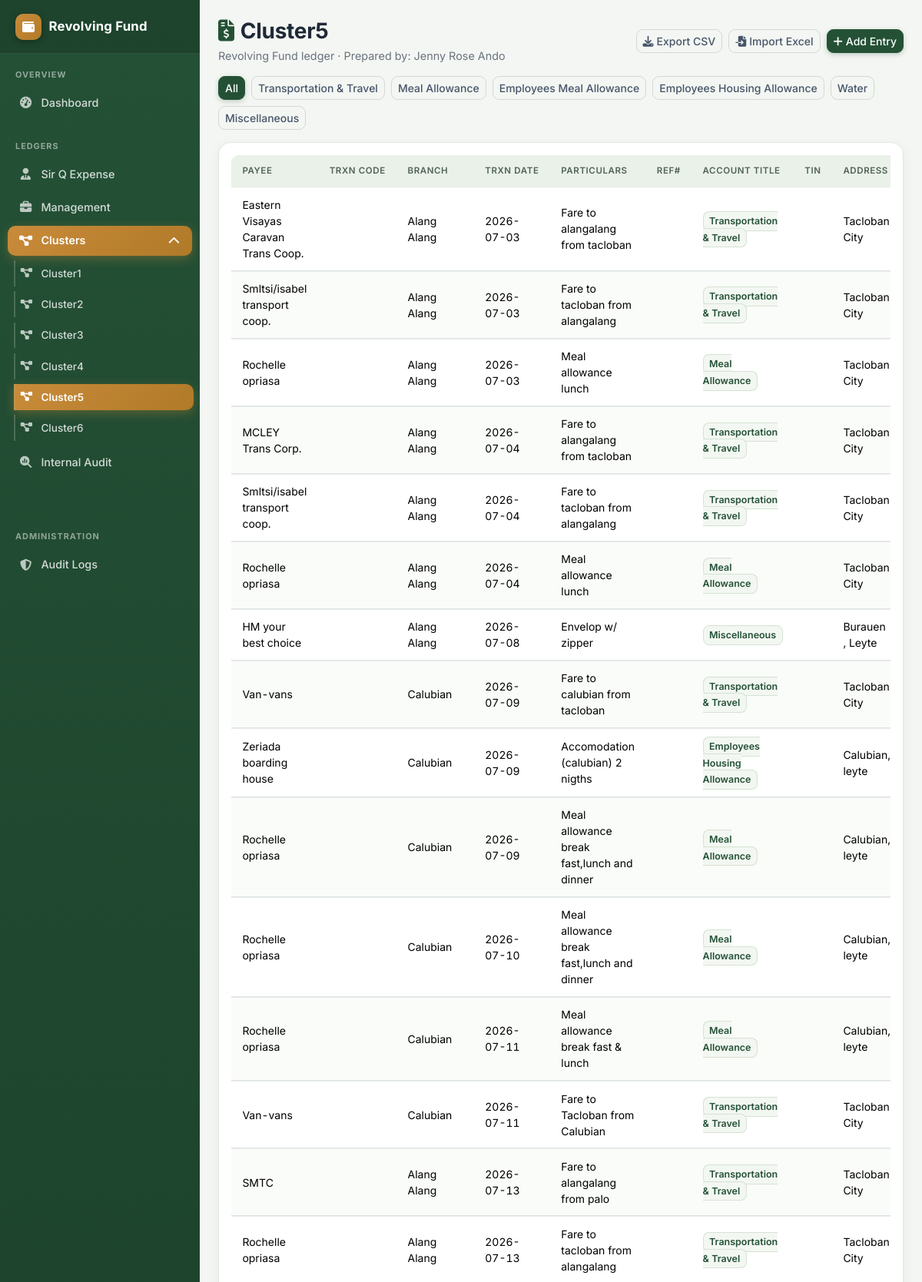
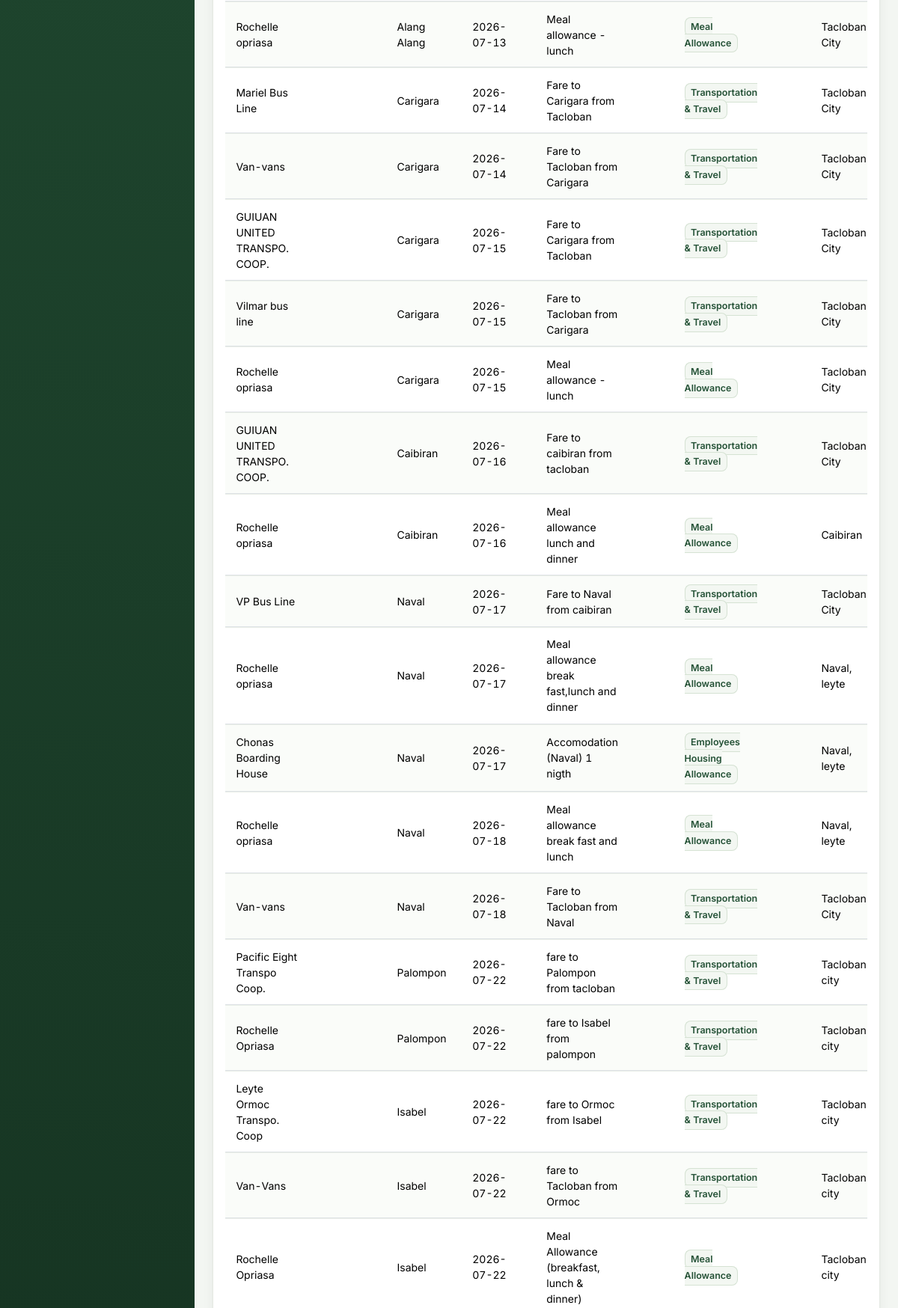
The app's page /unit/Cluster5 (signed in, upper part) with its own data (2 pictures, top to bottom).
### revfund/models.py (models this page shows, shortened)
class Expense(db.Model):
    __tablename__ = 'expenses'
    id = db.Column(db.Integer, primary_key=True)
    unit = db.Column(db.String(64), nullable=False, index=True)
    payee = db.Column(db.String(255))
    branch = db.Column(db.String(128))
    trxn_date = db.Column(db.Date, index=True)
    particulars = db.Column(db.Text)
    ref_no = db.Column(db.String(128))
    trxn_code = db.Column(db.String(128))
    account_title = db.Column(db.String(64), index=True)
    tin = db.Column(db.String(64))
    address = db.Column(db.String(255))
    amount = db.Column(db.Float, nullable=False, default=0)
    prepared_by = db.Column(db.String(128), default='Jenny Rose Ando')
    created_at = db.Column(db.DateTime, default=func.now())
    updated_at = db.Column(db.DateTime, default=func.now(), onupdate=func.now())

### revfund/views.py (the view)
@views.route('/unit/<unit_name>')
@login_required
def unit_ledger(unit_name):
    if unit_name not in UNITS:
        flash('Unknown unit', 'danger')
        return redirect(url_for('views.dashboard'))
    q = Expense.query.filter_by(unit=unit_name)
    account_filter = request.args.get('account_title')
    if account_filter:
        q = q.filter_by(account_title=account_filter)
    entries = q.order_by(Expense.trxn_date.asc().nullslast(), Expense.id.asc()).all()
    total = sum(e.amount for e in entries)
    last_import = session.get('last_import')
    return render_template('ledger.html', unit=unit_name, units=UNITS, entries=entries,
                            total=total, account_titles=ACCOUNT_TITLES,
                            account_filter=account_filter,
                            last_import=last_import if last_import and last_import.get('unit') == unit_name else None)

### revfund/models.py (called while the page is built)
    @property
    def is_active(self):
        return not self.username.startswith('deactivated:')

### templates/ledger.html (shortened to what this page needs)
{% extends 'base.html' %}
{% block content %}
<div class="d-flex flex-wrap justify-content-between align-items-center mb-3">
  <div>
    <h3 class="page-title mb-1"><i class="fa-solid fa-file-invoice-dollar me-2"></i>{{ unit }}</h3>
    <div class="page-sub">Revolving Fund ledger · Prepared by: Jenny Rose Ando</div>
  </div>
  <div class="d-flex gap-2">
    <a href="{{ url_for('views.export_csv', unit_name=unit) }}" download class="btn btn-outline-secondary btn-sm">
      <i class="fa-solid fa-download me-1"></i>Export CSV
    </a>
    {% if can_modify_data %}
    <button class="btn btn-outline-secondary btn-sm" data-bs-toggle="modal" data-bs-target="#importModal">
      <i class="fa-solid fa-file-import me-1"></i>Import Excel
    </button>
    <button class="btn btn-brand btn-sm" data-bs-toggle="modal" data-bs-target="#addModal">
      <i class="fa-solid fa-plus me-1"></i>Add Entry
    </button>
    {% endif %}
  </div>
</div>
<div class="d-flex flex-wrap gap-2 mb-3">
  <a href="{{ url_for('views.unit_ledger', unit_name=unit) }}" class="btn btn-sm {% if not account_filter %}btn-brand{% else %}btn-outline-secondary{% endif %}">All</a>
  {% for a in account_titles %}
    <a href="{{ url_for('views.unit_ledger', unit_name=unit, account_title=a) }}" class="btn btn-sm {% if account_filter==a %}btn-brand{% else %}btn-outline-secondary{% endif %}">{{ a }}</a>
  {% endfor %}
</div>
<div class="card p-3">
  <div class="table-responsive">
    <table class="table table-sm table-hover align-middle">
      <thead>
        <tr>
          <th>Payee</th>
          <th>Trxn Code</th>
          <th>Branch</th>
          <th>Trxn Date</th>
          <th>Particulars</th>
          <th>Ref#</th>
          <th>Account Title</th>
          <th>TIN</th>
          <th>Address</th>
        </tr>
      </thead>
      <tbody>
        {% for e in entries %}
        <tr>
          <td>{{ e.payee }}</td>
          <td>{{ e.trxn_code or '' }}</td>
          <td>{{ e.branch or '' }}</td>
          <td>{{ e.trxn_date.strftime('%Y-%m-%d') if e.trxn_date else '' }}</td>
          <td style="max-width:260px;white-space:normal;">{{ e.particulars or '' }}</td>
          <td>{{ e.ref_no or '' }}</td>
          <td><span class="account-badge">{{ e.account_title or '' }}</span></td>
          <td>{{ e.tin or '' }}</td>
          <td>{{ e.address or '' }}</td>
        </tr>
        {% else %}
        <tr><td colspan="11" class="text-center text-muted py-4">No entries yet for this unit.</td></tr>
        {% endfor %}
      </tbody>
    </table>
  </div>
</div>
{% endblock %}

### templates/base.html (style rules this page uses)
:root { --brand: #245136; --brand-dark: #1a3d27; --brand-deep: #14301f; --brand-light: #e8f0e6; --accent: #c98b3a; --accent-dark: #b07a28; --ink: #1f2937; --muted: #6b7280; --surface: #ffffff; --line: #e5e9e3; --page-bg: #f3f6f2; }
body { background:var(--page-bg); color:var(--ink); font-family:'Inter',-apple-system,'Segoe UI',Roboto,sans-serif; -webkit-font-smoothing:antialiased; }
.btn { border-radius:.55rem; font-weight:500; }
.btn-brand { background-color: var(--brand); border-color: var(--brand); color:#fff; box-shadow:0 2px 6px rgba(36,81,54,.25); }
.btn-outline-secondary { color:#475569; border-color:#d3dad2; }
.card { border:1px solid var(--line); border-radius:16px; background:var(--surface); box-shadow:0 1px 2px rgba(16,24,40,.04), 0 4px 16px rgba(16,24,40,.05); }
.page-title { font-weight:700; letter-spacing:-.01em; color:var(--ink); }
.page-title i { color:var(--brand); }
.page-sub { color:var(--muted); font-size:.9rem; }
table.table { --bs-table-bg:transparent; border-collapse:separate; border-spacing:0; font-size:.875rem; margin-bottom:0; }
table.table thead th { font-size:.72rem; font-weight:600; text-transform:uppercase; letter-spacing:.05em; color:#51635a; background:#eaf1e8; border:none; padding:.75rem .9rem; white-space:nowrap; }
table.table thead th:first-child { border-radius:.6rem 0 0 0; }
table.table tbody td, table.table tfoot td { padding:.72rem .9rem; border-top:1px solid #e9eee7; vertical-align:middle; }
table.table tbody tr:nth-child(even) { background:#fafcf9; }
table.table td, table.table th { font-variant-numeric:tabular-nums; }
.account-badge { background:#f3f7f2; border:1px solid #d5e2d3; color:var(--brand); font-weight:600; border-radius:.5rem; padding:.35em .6em; font-size:.78rem; }

### records on screen
Expense: payee "Eastern Visayas Caravan Trans Coop.", branch "Alang Alang", trxn_date "2026-07-03", particulars "Fare to alangalang from tacloban", account_title "Transportation & Travel", address "Tacloban City"
Expense: payee "Smltsi/isabel transport coop.", branch "Alang Alang", trxn_date "2026-07-03", particulars "Fare to tacloban from alangalang", account_title "Transportation & Travel", address "Tacloban City"
Expense: payee "Rochelle opriasa", branch "Alang Alang", trxn_date "2026-07-03", particulars "Meal allowance lunch", account_title "Meal Allowance", address "Tacloban City"
Expense: payee "MCLEY Trans Corp.", branch "Alang Alang", trxn_date "2026-07-04", particulars "Fare to alangalang from tacloban", account_title "Transportation & Travel", address "Tacloban City"
Expense: payee "Smltsi/isabel transport coop.", branch "Alang Alang", trxn_date "2026-07-04", particulars "Fare to tacloban from alangalang", account_title "Transportation & Travel", address "Tacloban City"
Expense: payee "Rochelle opriasa", branch "Alang Alang", trxn_date "2026-07-04", particulars "Meal allowance lunch", account_title "Meal Allowance", address "Tacloban City"
Expense: payee "HM your best choice", branch "Alang Alang", trxn_date "2026-07-08", particulars "Envelop w/ zipper", account_title "Miscellaneous", address "Burauen , Leyte"
Expense: payee "Van-vans", branch "Calubian", trxn_date "2026-07-09", particulars "Fare to calubian from tacloban", account_title "Transportation & Travel", address "Tacloban City"
Expense: payee "Zeriada boarding house", branch "Calubian", trxn_date "2026-07-09", particulars "Accomodation (calubian) 2 nigths", account_title "Employees Housing Allowance", address "Calubian, leyte"
Expense: payee "Rochelle opriasa", branch "Calubian", trxn_date "2026-07-09", particulars "Meal allowance break fast,lunch and dinner", account_title "Meal Allowance", address "Calubian, leyte"
Expense: payee "Rochelle opriasa", branch "Calubian", trxn_date "2026-07-10", particulars "Meal allowance break fast,lunch and dinner", account_title "Meal Allowance", address "Calubian, leyte"
Expense: payee "Rochelle opriasa", branch "Calubian", trxn_date "2026-07-11", particulars "Meal allowance break fast & lunch", account_title "Meal Allowance", address "Calubian, leyte"
Expense: payee "Van-vans", branch "Calubian", trxn_date "2026-07-11", particulars "Fare to Tacloban from Calubian", account_title "Transportation & Travel", address "Tacloban City"
Expense: payee "SMTC", branch "Alang Alang", trxn_date "2026-07-13", particulars "Fare to alangalang from palo", account_title "Transportation & Travel", address "Tacloban City"
Expense: payee "Rochelle opriasa", branch "Alang Alang", trxn_date "2026-07-13", particulars "Fare to tacloban from alangalang", account_title "Transportation & Travel", address "Tacloban City"
Expense: payee "Rochelle opriasa", branch "Alang Alang", trxn_date "2026-07-13", particulars "Meal allowance - lunch", account_title "Meal Allowance", address "Tacloban City"
Expense: payee "Mariel Bus Line", branch "Carigara", trxn_date "2026-07-14", particulars "Fare to Carigara from Tacloban", account_title "Transportation & Travel", address "Tacloban City"
Expense: payee "Van-vans", branch "Carigara", trxn_date "2026-07-14", particulars "Fare to Tacloban from Carigara", account_title "Transportation & Travel", address "Tacloban City"
Expense: payee "GUIUAN UNITED TRANSPO. COOP.", branch "Carigara", trxn_date "2026-07-15", particulars "Fare to Carigara from Tacloban", account_title "Transportation & Travel", address "Tacloban City"
Expense: payee "Vilmar bus line", branch "Carigara", trxn_date "2026-07-15", particulars "Fare to Tacloban from Carigara", account_title "Transportation & Travel", address "Tacloban City"
Expense: payee "Rochelle opriasa", branch "Carigara", trxn_date "2026-07-15", particulars "Meal allowance - lunch", account_title "Meal Allowance", address "Tacloban City"
Expense: payee "GUIUAN UNITED TRANSPO. COOP.", branch "Caibiran", trxn_date "2026-07-16", particulars "Fare to caibiran from tacloban", account_title "Transportation & Travel", address "Tacloban City"
Expense: payee "Rochelle opriasa", branch "Caibiran", trxn_date "2026-07-16", particulars "Meal allowance lunch and dinner", account_title "Meal Allowance", address "Caibiran"
Expense: payee "VP Bus Line", branch "Naval", trxn_date "2026-07-17", particulars "Fare to Naval from caibiran", account_title "Transportation & Travel", address "Tacloban City"
Expense: payee "Rochelle opriasa", branch "Naval", trxn_date "2026-07-17", particulars "Meal allowance break fast,lunch and dinner", account_title "Meal Allowance", address "Naval, leyte"
Expense: payee "Chonas Boarding House", branch "Naval", trxn_date "2026-07-17", particulars "Accomodation (Naval) 1 nigth", account_title "Employees Housing Allowance", address "Naval, leyte"
Expense: payee "Rochelle opriasa", branch "Naval", trxn_date "2026-07-18", particulars "Meal allowance break fast and lunch", account_title "Meal Allowance", address "Naval, leyte"
Expense: payee "Van-vans", branch "Naval", trxn_date "2026-07-18", particulars "Fare to Tacloban from Naval", account_title "Transportation & Travel", address "Tacloban City"
Expense: payee "Pacific Eight Transpo Coop.", branch "Palompon", trxn_date "2026-07-22", particulars "fare to Palompon from tacloban", account_title "Transportation & Travel", address "Tacloban city"
Expense: payee "Rochelle Opriasa", branch "Palompon", trxn_date "2026-07-22", particulars "fare to Isabel from palompon", account_title "Transportation & Travel", address "Tacloban city"
Expense: payee "Leyte Ormoc Transpo. Coop", branch "Isabel", trxn_date "2026-07-22", particulars "fare to Ormoc from Isabel", account_title "Transportation & Travel", address "Tacloban city"
Expense: payee "Van-Vans", branch "Isabel", trxn_date "2026-07-22", particulars "fare to Tacloban from Ormoc", account_title "Transportation & Travel", address "Tacloban city"
Expense: payee "Rochelle Opriasa", branch "Isabel", trxn_date "2026-07-22", particulars "Meal Allowance (breakfast, lunch & dinner)", account_title "Meal Allowance", address "Tacloban city"

### other values on screen
{{ u }} "Sir Q Expense" "Management"
{{ c }} "Cluster1" "Cluster2" "Cluster3" "Cluster4" "Cluster5" "Cluster6"
{{ unit }} "Cluster5"
{{ a }} "Transportation & Travel" "Meal Allowance" "Employees Meal Allowance" "Employees Housing Allowance" "Water" "Miscellaneous"
